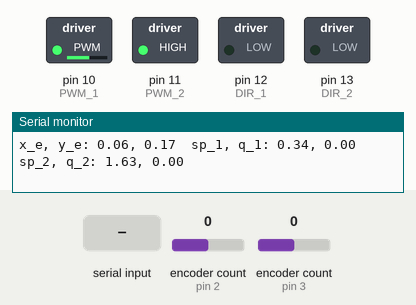
Recording of a sketch running on a simulated Arduino Uno, built with avr-gcc and run on an emulated ATmega328P. Parts: switched loads named in the sketch (green lamp = pin HIGH), the last lines printed to the serial monitor. Inputs (shaded band) come from the test bench; at power-on: encoder count (sensors on pin 3, pin 2) 0.

Above: at 1.2 s.
1.3 s: "30,150\n" received over Serial
At 2.5 s:
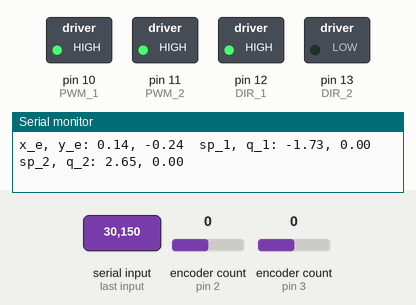
2.8 s: "90,45\n" received over Serial
5.8 s: "5\n" received over Serial
At 6.01 s:
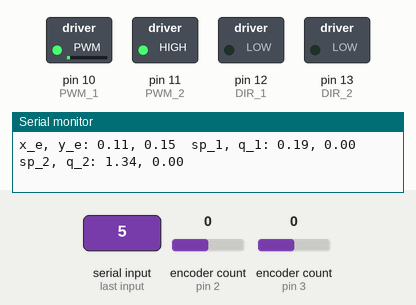
8.8 s: encoder count (sensor on pin 3) set to -1
11.8 s: "90,45\n" received over Serial
At 12.1 s:
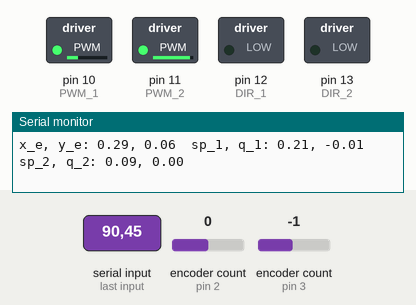
14.8 s: encoder count (sensor on pin 2) set to 1
At 26.51 s:
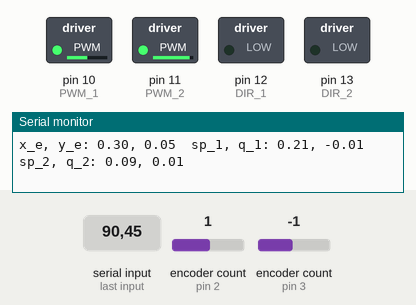
Timing chart, 0 to 28.1 s (numbered marks = the images above; inputs shaded):
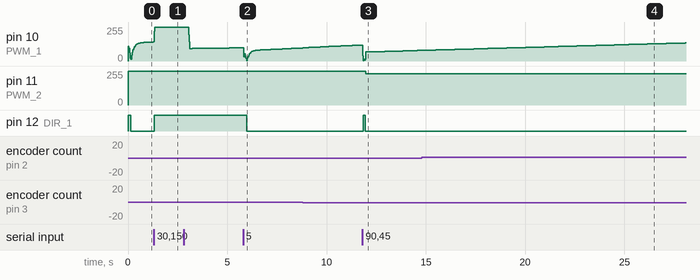

The sketch:

controller.ino
```cpp
/**********************************************************************************

  Arduino code to control a DC motor
  MIT Department of Mechanical Engineering, 2.004, 2.12
  Rev. 1.0 -- 08/03/2020 H.C.
  Rev. 2.0 -- 08/25/2020 H.C.
  Rev. 3.0 -- 03/31/2021 H.S.
  Rev. 4.0 -- 04/11/2021 Phillip Daniel
***********************************************************************************/
#include <Encoder.h>
#include "Arduino.h"
#include "helper.h"


SerialComm          serialComm;       // serial communication class
unsigned long       prevTime = 0;

// Inverse Kinematics (IK)
#define IK

// Manipulator dimensions and joint angle limits
const float l_1 = 0.1524; // link1 lenth (m)
const float l_2 = 0.1778; // link2 lenth (m)
const float q1_limit = 113.7*PI/180; // joint angle limit for q1 (rad)
const float q2_limit = 161*PI/180; // joint angle limit for q2 (rad)

// ================================================================
// ===               PID FEEDBACK CONTROLLER                    ===
// ================================================================

// Provide PID controller gains here

float kp_1 = 400.0;
float kd_1 = 0;
float ki_1 = 20.0;

float kp_2 = 400.0;
float kd_2 = 0;
float ki_2 = 20.0;

// ================================================================
// ===               SERIAL OUTPUT CONTROL                      ===
// ================================================================

// Switch between built-in Serial Plotter and Matlab streaming
// comment out both to disable serial output

#define PRINT_DATA

// ================================================================
// ===               DFROBOT MOTOR SHIELD DEFINITION            ===
// ================================================================

const int
// motor connected to M1
PWM_1   = 10,
DIR_1   = 12;
const int
// motor connected to M2
PWM_2   = 11,
DIR_2   = 13;

// ================================================================
// ===               ENCODER DEFINITION                         ===
// ================================================================

// The motor has a dual channel encoder and each has 120 counts per revolution
// The effective resolution is 480 CPR with quadrature decoding.
// Calibrate the conversion factor by hand.

float C2Rad =  1176*4/ (2 * PI); // TO DO: replace it with your conversion factor

Encoder Mot1(3,4);
Encoder Mot2(2,5);

// ================================================================
// ===               VARIABLE DEFINITION                        ===
// ================================================================

float q_1 = 0.0, pre_q_1 = 0.0; // Current and previous joint angles of the motor 1
float q_2 = 0.0, pre_q_2 = 0.0; // Current and previous joint angles of the motor 2
float error_1, sum_error_1 = 0.0, d_error_1 = 0.0, filt_d_error_1 = 0.0, error_pre_1;
float error_2, sum_error_2 = 0.0, d_error_2 = 0.0, filt_d_error_2 = 0.0, error_pre_2;

// Circular path information
float CircleCenterX = 0.15;
float CircleCenterY = 0.1;
float Radius = 0.05;

float alpha = 0.25,alpha_ref = 0.75;    // low pass filter constant
unsigned long timer;
double loop_time = 0.01;
float Pcontrol, Icontrol, Dcontrol;
float pwm;
float vc;
float set_point_1 = 0; // Set point (desired position) for the motor 1
float set_point_2 = 0; // Set point (desired position) for the motor 2
float x_e=l_1+l_2, y_e=0, x_e_meas, y_e_meas; // end-effector position
float q_1_ik, q_2_ik; // inverse kinematics solutions
int i = 0; // To generate waypoints of the circular path.

// Convert from pixels to inches
float objectRadiusPixel=7,objectDiameterPixel=objectRadiusPixel*2, objectDiameterMeter=.0381;
float scale=objectDiameterMeter/objectDiameterPixel; // meters/pixel

// ================================================================
// ===                      INITIAL SETUP                       ===
// ================================================================

void setup() {

  Serial.begin(115200);

  // configure motor shield M1 and M2 outputs
  pinMode(PWM_1, OUTPUT);
  pinMode(DIR_1, OUTPUT);
  pinMode(PWM_2, OUTPUT);
  pinMode(DIR_2, OUTPUT);

  delay(10);    // delay 0.01 second
}

// ================================================================
// ===                    MAIN PROGRAM LOOP                     ===
// ================================================================

void loop() {

  timer = micros();

// Read position command
  if (timer - prevTime >= SERIAL_PERIOD_MICROS) {
        serialComm.receiveSerialData();
        prevTime = timer; // update time
    }

  // Joint position from the encoder counts

  q_1 = Mot1.read() / C2Rad;    // convert to radians
  q_2 = Mot2.read() / C2Rad;    // convert to radians

// Inverse Kinematics
#ifdef IK
    // TO DO
    // Implement the Inverse_K() function below to compute the inverse kinematics of the manipulator.
    // Use x_e and y_e to give end-effector position.
    // Try to compare the true position and the actual position of the end-effector.

    x_e_meas=(serialComm.x-100)*scale+l_1+l_2;
    y_e_meas=(-serialComm.y+62)*scale;

    // Filtered endpoint
    x_e=alpha_ref*x_e+(1-alpha_ref)*x_e_meas;
    y_e=alpha_ref*y_e+(1-alpha_ref)*y_e_meas;

    // No filter on serial read
    //x_e=x_e_meas;
    //y_e=y_e_meas;

    // Constant endpoint position
    //x_e=l_1+l_2;
    //y_e=0;

    Inverse_K();
#endif

  // ================================================================
  // ===                    CONTROLLER CODE                       ===
  // ================================================================

    // PID controller for motor 1
    error_1 = set_point_1 - q_1;
    d_error_1 = (error_1 - error_pre_1) / loop_time;
    // 1st order filter to clean up noise
    filt_d_error_1 = alpha * d_error_1 + (1 - alpha) * filt_d_error_1;
    sum_error_1 += error_1 * loop_time;
    error_pre_1 = error_1;
    motorControl(DIR_1, PWM_1, error_1, filt_d_error_1, sum_error_1, kp_1, kd_1, ki_1);

    // PID controller for motor 2
    error_2 = set_point_2 - q_2;
    d_error_2 = (error_2 - error_pre_2) / loop_time;
    // 1st order filter to clean up noise
    filt_d_error_2 = alpha * d_error_2 + (1 - alpha) * filt_d_error_2;
    sum_error_2 += error_2 * loop_time;
    error_pre_2 = error_2;
    motorControl(DIR_2, PWM_2, error_2, filt_d_error_2, sum_error_2, kp_2, kd_2, ki_2);

  // ================================================================
  // ===                    PRINT DATA                            ===
  // ================================================================


#ifdef PRINT_DATA
  Serial.print("x_e, y_e: ");
  Serial.print(x_e);  Serial.print(", ");
  Serial.print(y_e);  Serial.print("\t"); // print out x_e, y_e
  Serial.print("sp_1, q_1: ");
  Serial.print(set_point_1);  Serial.print(", ");
  Serial.print(q_1); Serial.print("\t"); // set_point_1, q_1
  Serial.print("sp_2, q_2: ");
  Serial.print(set_point_2);  Serial.print(", ");
  Serial.print(q_2); Serial.print("\t"); // set_point_2, q_2
  Serial.print("\n");
#endif

  delay(30);
  loop_time = (micros() - timer) / 1000000.0;  //compute actual sample time
}

// ================================================================
// ===                   Inverse Kinematics                     ===
// ================================================================
void Inverse_K()
{
  //TO DO
  //In the lab2, we have learned how to implement inverse kinematics of the 2 DOF manipulator.
  //You can use l_1, l_2 for the lenth of each link and x_e and y_e for the end-effector position.
  //You can use q_1_ik, and q_2_ik to store the IK solutions.
  q_2_ik = 2*atan2(sqrt(sq(l_1+l_2)-sq(x_e+y_e)),sqrt(sq(x_e+y_e)-sq(l_1-l_2)));
  q_1_ik = atan2(y_e,x_e) - atan2(l_2*sin(q_2_ik),l_1+l_2*cos(q_2_ik));

  // position limit constraints (update set_point_1 and set_point_2 when the solutions are within the limits)
  //if (-q2_limit< q_2_ik < q2_limit) set_point_2 = q_2_ik;
  //if (-q1_limit< q_1_ik < q1_limit) set_point_1 = q_1_ik;
	if(abs(q_1_ik)<q1_limit && abs(q_2_ik)<q2_limit)
	 {
		 set_point_1 = q_1_ik;
		 set_point_2 = q_2_ik;
	 }

}

// ================================================================
// ===                   MOTOR CONTROLLER                       ===
// ================================================================

void motorControl(int DIR_x, int PWM_x, float error, float d_error, float sum_error, float kp_x, float kd_x, float ki_x)
{
    float pwm_command;

    Pcontrol = error * kp_x;
    Icontrol = sum_error * ki_x;
    Dcontrol = d_error * kd_x; //Zero because the camera is too noisy

    Icontrol = constrain(Icontrol, -200, 200);  // I control saturation limits for anti-windup

    pwm_command = Pcontrol + Icontrol + Dcontrol;

     if (pwm_command > 0)
     {  digitalWrite(DIR_x, LOW);
        analogWrite(PWM_x,(int)  constrain(pwm_command, 0, 255));
     }
     else
     {
        digitalWrite(DIR_x, HIGH);
        analogWrite(PWM_x, (int) constrain(abs(pwm_command), 0, 255));
     }
}
```

helper.cpp
```cpp
// Zack Bright        - zbright  _ mit _ edu,    Sept 2015
// Daniel J. Gonzalez - dgonz    _ mit _ edu,    Sept 2015
// Fangzhou Xia       - xiafz    _ mit _ edu,    Sept 2015
// Peter KT Yu        - peterkty _ mit _ edu,    Sept 2016
// Ryan Fish          - fishr    _ mit _ edu,    Sept 2016

#include "helper.h"
```

helper.h
```cpp
// Zack Bright        - zbright  _ mit _ edu,    Sept 2015
// Daniel J. Gonzalez - dgonz    _ mit _ edu,    Sept 2015
// Fangzhou Xia       - xiafz    _ mit _ edu,    Sept 2015
// Peter KT Yu        - peterkty _ mit _ edu,    Sept 2016
// Ryan Fish          - fishr    _ mit _ edu,    Sept 2016

#ifndef ArduinoLab2Helper_h
#define ArduinoLab2Helper_h

#include "Arduino.h"


//Some useful constant definitions
const float FREQ = 1000.0;                         // (Hz)
const float PERIOD = 1.0 / FREQ;
const float PERIOD_MICROS = PERIOD * 1e6;
const float SERIAL_FREQ = 100.0;                   // (Hz)
const float SERIAL_PERIOD = 1.0 / SERIAL_FREQ;
const float SERIAL_PERIOD_MICROS = SERIAL_PERIOD * 1e6;
const float b = 0.225; // (m)
const float r = 0.037; // wheel radius (m)

class SerialComm {
  public:
    float y, x;

    SerialComm(): y(0), x(0){
        prevSerialTime = micros();
    }
    void receiveSerialData(){
        if (Serial.available() > 0) {
            String commandString = Serial.readStringUntil('\n');  // read a line
            float command[2];
            for (int i = 0, indexPointer = 0; indexPointer != -1 ; i++ ) {
                indexPointer = commandString.indexOf(',');
                String tempString = commandString.substring(0, indexPointer);
                command[i] = tempString.toFloat();
                commandString = commandString.substring(indexPointer+1);
            }
            y = command[1];
            x = command[0];
        }
    }
  private:
    unsigned long prevSerialTime;
};


#endif
```

Measured:
- after the input at 1.3 s, pin 12 (DIR_1): LOW → HIGH at once
- after the input at 5.8 s, pin 12 (DIR_1): HIGH → LOW after 0.17 s
- after the input at 11.8 s, pin 11 (PWM_2): 255/255 → 235/255 after 0.18 s; pin 12 (DIR_1): LOW → HIGH after 0.05 s, → LOW 0.10 s later
- after the input at 14.8 s, pin 11 (PWM_2): 235/255 → 233/255 at once
